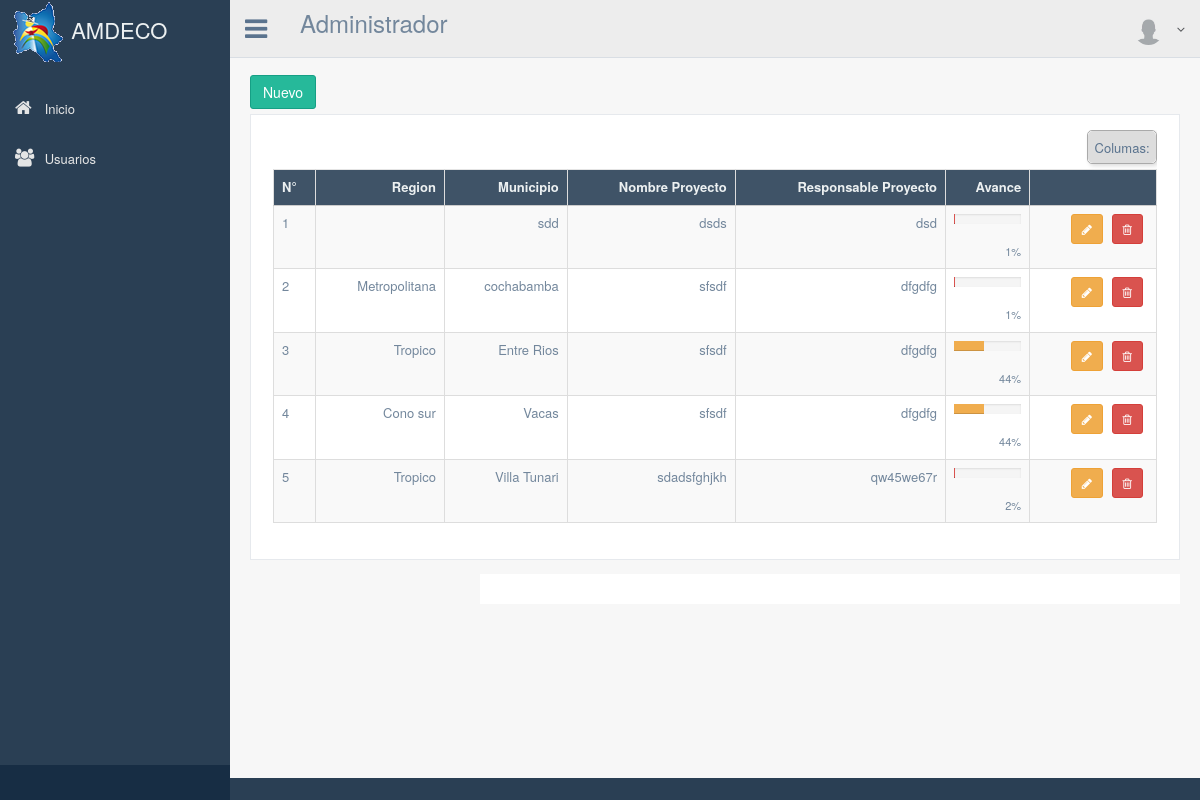
The app's page /lista_finanzas/, older data.
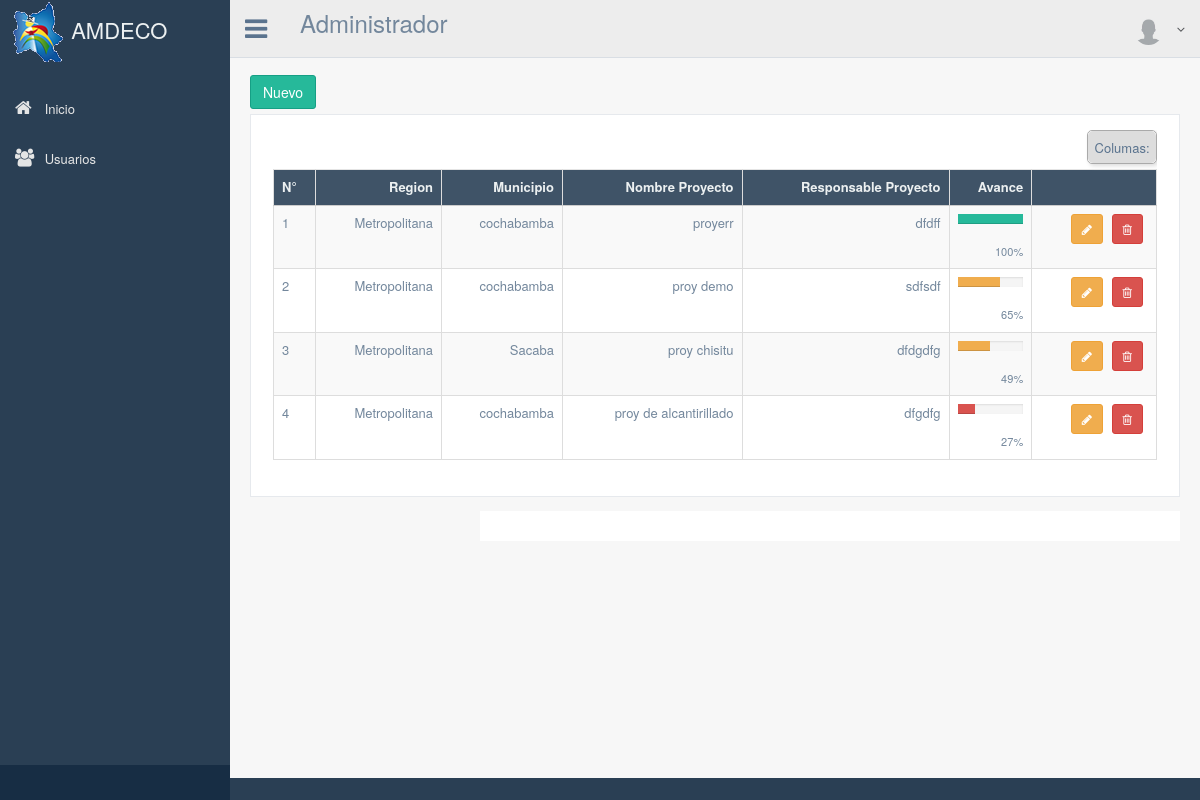
The same page, newer data.
### apps/finanzas/models.py (models this page shows, shortened)
class proyectoFinanzas(models.Model):
	codigo = models.CharField(max_length=200)
	nombre_proyecto = models.CharField(max_length=200)
	region = models.CharField(max_length=200)
	municipio = models.CharField(max_length=200)
	responsable_proyecto = models.CharField(max_length=200)
	fecha_inicio = models.DateField(null=True, blank=True)
	fecha_conclucion = models.DateField(null=True, blank=True)
	objetivo = models.CharField(max_length=200)
	avance = models.IntegerField(null=True, blank=True)

### apps/finanzas/views.py (the view)
# urls.py: url(r'^lista_finanzas/$', 'apps.finanzas.views.listadoFinanzas', name='lista_finanzas'),
def listadoFinanzas(request):
    print request.user.pk
    proyectos = proyectoFinanzas.objects.all()
    variables = RequestContext(request, {'proyectos': proyectos})
    return render_to_response('finanzas/listado_finanzas.html', variables)

### templates/finanzas/listado_finanzas.html (shortened to what the changed rows need)
{% extends "base.html" %}
{% block contenido %}
{% load permission_tags %}
        <div class="right_col" role="main">
          <div class="">
            <div class="row">
              <div class="col-md-12 col-sm-12 col-xs-12">
                <div class="x_panel">
                  <div class="x_content">
                    <div class="table-responsive">
                      <table id="" class="table table-striped table-bordered jambo_table mediaTable" cellspacing="0" width="100%">
                        <thead>
                          <tr>
                            <th class="essential persist">N°</th>
                            <th class="oculto">Region</th>
                            <th>Municipio</th>
                            <th>Nombre Proyecto</th>
                            <th>Responsable Proyecto</th>
                            <th>Avance</th>
                            <th class="essential persist"></th>
                          </tr>
                        </thead>
                        <tbody>
                          {% for convenios in proyectos %}
                              <tr>
                                <td>{{forloop.counter}}</td>
                                <td>
                                  {% if convenios.region == '1' %}
                                    Metropolitana
                                  {% endif %}
                                  {% if convenios.region == '3' %}
                                    Tropico
                                  {% endif %}
                                  {% if convenios.region == '4' %}
                                    Cono sur
                                  {% endif %}
                                </td>
                                <td>{{ convenios.municipio}}</td>
                                <td>{{ convenios.nombre_proyecto}}</td>
                                <td>{{ convenios.responsable_proyecto}}</td>
                                <td>
                                    <div class="progress progress_sm">
                                      <div class="progress-bar
                                      {% if convenios.avance > 0 and convenios.avance < 35 %}
                                        progress-bar-danger
                                      {% elif convenios.avance > 35 and  convenios.avance < 80  %}
                                        progress-bar-warning
                                      {% elif convenios.avance > 80 and convenios.avance <= 100 %}
                                        progress-bar-success
                                      {% else %}
                                        progress-bar-success
                                      {% endif%}
                                      " role="progressbar"
                                       data-transitiongoal='{{convenios.avance}}}'     >
                                      </div>
                                    </div>
                                    <small>{{convenios.avance}}% </small>
                                </td>
                                <td>
                                  {% if user|has_role:'jefe_area' %}
                                  <a href="/editar_trabajo/{{convenios.pk}}" class="btn btn-warning btn-sm" data-toggle="tooltip" data-original-title="Editar" ><i class="fa fa-pencil"></i></a>
                                  {%endif%}
                                  {% if user|has_role:'jefe_area' %}
                                  <a  class="btn btn-danger btn-sm" data-toggle="modal" data-original-title="Eliminar"  data-target=".modal-{{ convenios.pk}}"><i class="fa fa-trash-o"></i> </a>
                                  {%endif%}
                                </td>
                              </tr>
                          {% endfor %}
                        </tbody>
                      </table>
                    </div>
                  </div>
              </div>
            </div>
          </div>
        </div>
{% endblock %}

Row changes from the older to the newer data that the page shows:
removed proyectoFinanzas: municipio "sdd", nombre_proyecto "dsds", responsable_proyecto "dsd", avance "1"
removed proyectoFinanzas: region "Metropolitana", municipio "cochabamba", nombre_proyecto "sfsdf", responsable_proyecto "dfgdfg", avance "1"
removed proyectoFinanzas: region "Tropico", municipio "Entre Rios", nombre_proyecto "sfsdf", responsable_proyecto "dfgdfg", avance "44"
removed proyectoFinanzas: region "Cono sur", municipio "Vacas", nombre_proyecto "sfsdf", responsable_proyecto "dfgdfg", avance "44"
removed proyectoFinanzas: region "Tropico", municipio "Villa Tunari", nombre_proyecto "sdadsfghjkh", responsable_proyecto "qw45we67r", avance "2"
added proyectoFinanzas: region "Metropolitana", municipio "cochabamba", nombre_proyecto "proyerr", responsable_proyecto "dfdff", avance "100"
added proyectoFinanzas: region "Metropolitana", municipio "cochabamba", nombre_proyecto "proy demo", responsable_proyecto "sdfsdf", avance "65"
added proyectoFinanzas: region "Metropolitana", municipio "Sacaba", nombre_proyecto "proy chisitu", responsable_proyecto "dfdgdfg", avance "49"
added proyectoFinanzas: region "Metropolitana", municipio "cochabamba", nombre_proyecto "proy de alcantirillado", responsable_proyecto "dfgdfg", avance "27"
